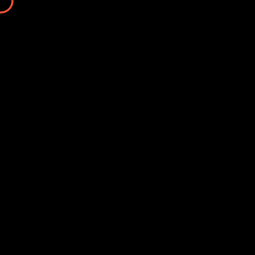
Frame 1 (no input)
Frame 60 (the mouse pressed at the canvas centre just before this capture): identical to frame 1, image omitted
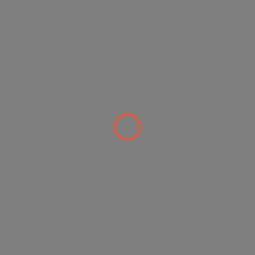
Frame 120 (the mouse held since frame 60 and released just before this capture)

The Processing sketch that drew these frames (run headless with seeded random() and noise(); from frame 60 on, the mouse is pressed at the canvas centre):

// Processing sketch: sketch_0013combinare_Variables
// ── sketch_0013combinare_Variables.pde
/*in questo sketch combiniamo tutte le variabili che abbiamo incontrato sinora:
mouseX, mouseY, width, height, color*/
color vermiglio = #F05435;

void setup() {
  size(255, 255);
}

void draw() {
  //uso la posizione del mouseY per il colore di bg (quindi se muovo il mouse, il colore di sfondo cambia)
  background(mouseX); 
  //uso la posizione del mouseY per il colore di riempimento (quindi se muovo il mouse, il colore di riempimento cambia)
  fill(mouseY);
  strokeWeight(2);
  stroke(vermiglio);
  ellipse(mouseX, mouseY, width/10, height/10); 
}
